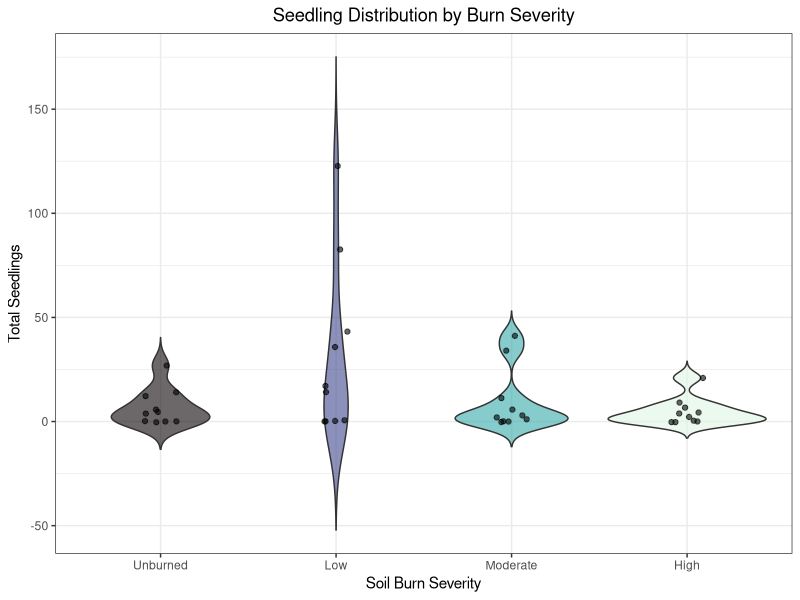

R code for this plot:
# ===============================================
# Script: seedlings_per_severity.R
# Purpose: Load cleaned data and create a violin 
#         distribution of seedling counts per SBS
# Author: Helena Kroleski
# Date: Fall 2025
# ===============================================

# Install packages that may be used 
install.packages("tidyverse")
install.packages("readxl")
install.packages("viridis")

# Load libraries
library(tidyverse)   # For ggplot2, etc.
library(readxl)      # For reading excel files
library(viridis)     # For colorblind-friendly palettes

# Load cleaned data located in Kroleski_GEOG563 Data folder
LHData <- read_excel("Data/fresh_n_clean_LH_Data.xlsx")

# Compute total seedlings across species for each plot
LHData <- LHData %>%
  mutate(Seedlings_total = `100SeedDF_total` + `100SeedWH_total` + 
    `100SeedWRC_total` + `100SeedOther_total`)

# Convert Soil Burn Severity to factor with full names 
LHData$SoilSev <- factor(LHData$SoilSev,
                         levels = c("Un", "Low", "Mod", "High"),
                         labels = c("Unburned", "Low", "Moderate", "High"))

# Create violin distribtuion 

ggplot(LHData, aes(x = SoilSev, y = Seedlings_total, fill = SoilSev)) +
  geom_violin(trim = FALSE, alpha = 0.6) +
  geom_jitter(width = 0.1, alpha = 0.6) +
  scale_fill_viridis_d(option = "mako") +
  theme_bw() +
  labs(title = "Seedling Distribution by Burn Severity",
  x = "Soil Burn Severity", y = "Total Seedlings") +
  theme(legend.position = "none",
  plot.title = element_text(hjust = 0.5))

# ===============================================
